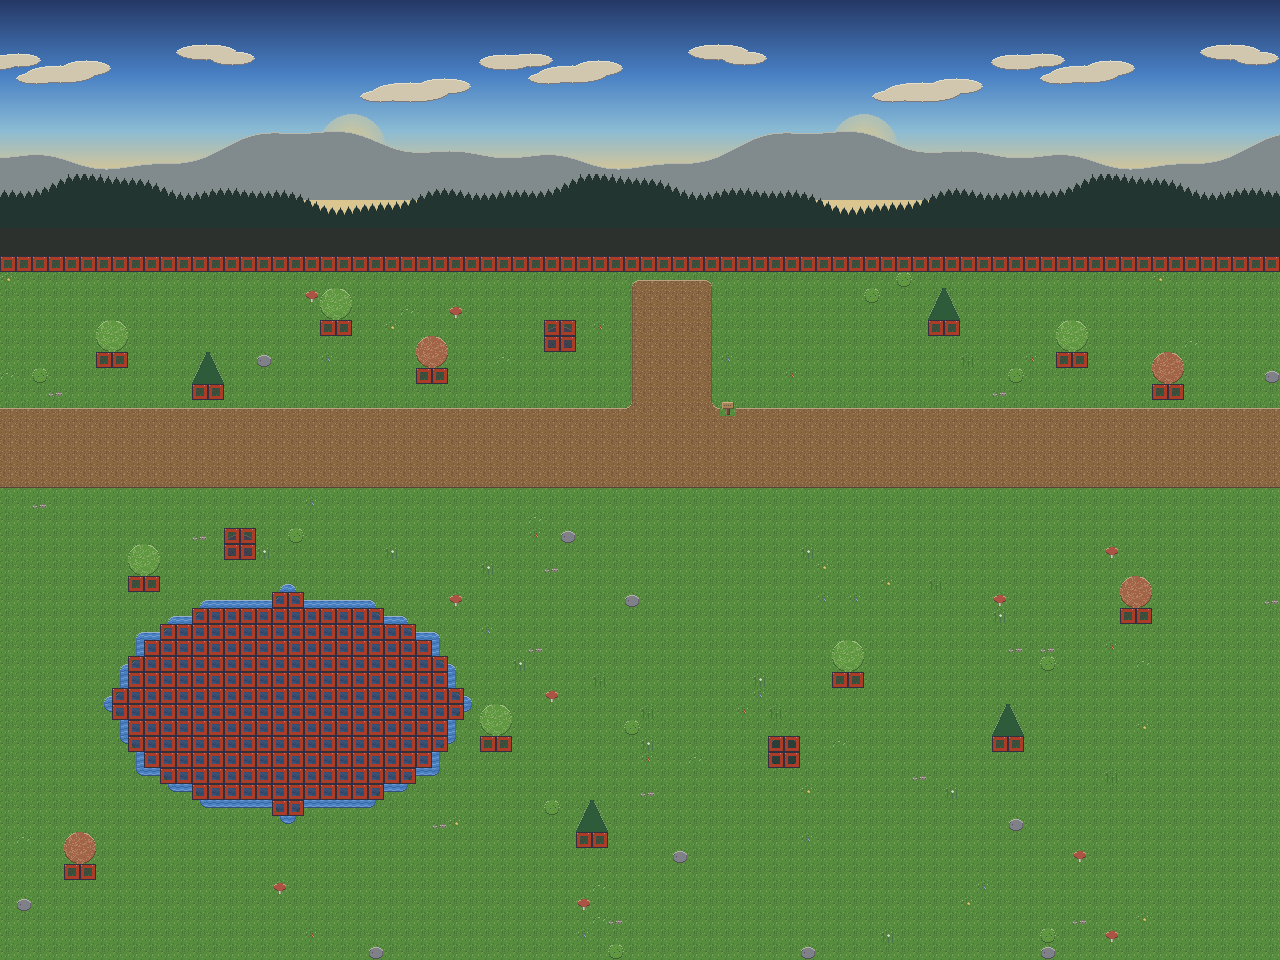

Rendered tile map (Tiled .tmx) drawn with the repository's tilesets; below, a short description and the map source with its tile grids summarised:
An orthogonal 80x60 tile map with 16x16 px tiles, 5 tile layers (Parallax, Floor, GroundClutter, Foreground, ...), 4 tilesets and 1 object (GamePlayer).

<map version="1.10" tiledversion="1.11.0" orientation="orthogonal" renderorder="right-down" width="80" height="60" tilewidth="16" tileheight="16" infinite="0" nextlayerid="9" nextobjectid="2">
 <tileset firstgid="1" name="TileA2" tilewidth="16" tileheight="16" tilecount="768" columns="32">
  <image source="../graphics/tilesets/System/TileA2.png" width="512" height="384" />
 </tileset>
 <tileset firstgid="769" name="Clutter" tilewidth="16" tileheight="16" tilecount="1024" columns="32">
  <image source="../graphics/tilesets/System/TileC.png" width="512" height="512" />
 </tileset>
 <tileset firstgid="1793" name="Parallax" tilewidth="16" tileheight="16" tilecount="512" columns="32">
  <image source="../graphics/tilesets/System/Parallax.png" width="512" height="256" />
 </tileset>
 <tileset firstgid="2305" name="collision" tilewidth="16" tileheight="16" tilecount="17" columns="17">
  <image source="../graphics/tilesets/System/Collision.png" width="272" height="16" />
 </tileset>
 <group id="1" name="Graphic">
  <layer id="2" name="Parallax" width="80" height="60">
   <properties>
    <property name="pyoneer_motion" value="dynamic" />
    <property name="pyoneer_parallax_x" type="float" value="0.5" />
   </properties>
   <data>[4800 cells, 1280 non-empty, 512 distinct tile ids]</data>
  </layer>
  <layer id="3" name="Floor" width="80" height="60">
   <properties>
    <property name="pyoneer_passability" value="FloorCollision" />
   </properties>
   <data>[4800 cells, 3520 non-empty, 1 distinct tile ids]</data>
  </layer>
  <layer id="4" name="GroundClutter" width="80" height="60">
   <data>[4800 cells, 943 non-empty, 47 distinct tile ids]</data>
  </layer>
  <layer id="5" name="Foreground" width="80" height="60">
   <data>[4800 cells, 56 non-empty, 12 distinct tile ids]</data>
  </layer>
  <layer id="6" name="FloorCollision" width="80" height="60">
   <properties>
    <property name="pyoneer_renders" type="bool" value="false" />
   </properties>
   <data>[4800 cells, 340 non-empty, 1 distinct tile ids]</data>
  </layer>
 </group>
 <group id="7" name="Entity">
  <objectgroup id="8" name="entity">
   <object id="1" name="hero" type="GamePlayer" x="660" y="400" width="44" height="64">
    <properties>
     <property name="pyoneer_behaviors" value="player_input,attack_action,interact_action,pause_action,topdown_move,animation_drive,action_relay,lifecycle_mark" />
     <property name="pyoneer_script" value="starter_greeting" />
    </properties>
   </object>
  </objectgroup>
 </group>
</map>
